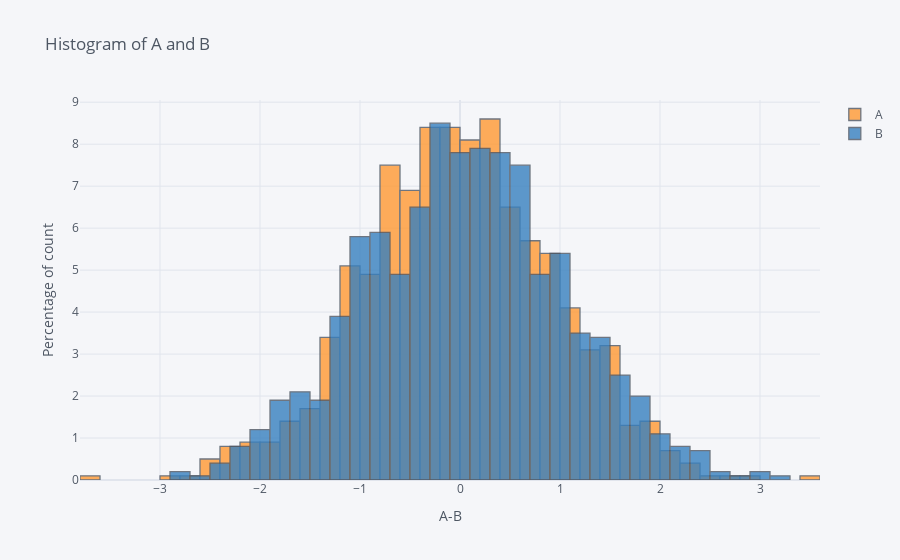

Write notebook code for a chart like this one.
### Code cell
df1[["A","B"]].iplot(kind = 'hist',histnorm='percent',barmode='overlay',xTitle="A-B",yTitle="Percentage of count",title = "Histogram of A and B")

### Figure 1 — Plotly figure (JSON) as saved in the notebook; plotly's stock layout.template omitted (floating-point values rounded to 4 significant figures; data arrays with more than 128 entries replaced by an {"elided": "..."} marker saying what was removed)
{"data": [{"histfunc": "count", "histnorm": "percent", "marker": {"color": "rgba(255, 153, 51, 1.0)", "line": {"color": "#4D5663", "width": 1.3}}, "name": "A", "opacity": 0.8, "orientation": "v", "type": "histogram", "x": {"elided": "1000 float values"}}, {"histfunc": "count", "histnorm": "percent", "marker": {"color": "rgba(55, 128, 191, 1.0)", "line": {"color": "#4D5663", "width": 1.3}}, "name": "B", "opacity": 0.8, "orientation": "v", "type": "histogram", "x": {"elided": "1000 float values"}}], "layout": {"barmode": "overlay", "legend": {"bgcolor": "#F5F6F9", "font": {"color": "#4D5663"}}, "paper_bgcolor": "#F5F6F9", "plot_bgcolor": "#F5F6F9", "title": {"font": {"color": "#4D5663"}, "text": "Histogram of A and B"}, "xaxis": {"gridcolor": "#E1E5ED", "showgrid": true, "tickfont": {"color": "#4D5663"}, "title": {"font": {"color": "#4D5663"}, "text": "A-B"}, "zerolinecolor": "#E1E5ED"}, "yaxis": {"gridcolor": "#E1E5ED", "showgrid": true, "tickfont": {"color": "#4D5663"}, "title": {"font": {"color": "#4D5663"}, "text": "Percentage of count"}, "zerolinecolor": "#E1E5ED"}}}
